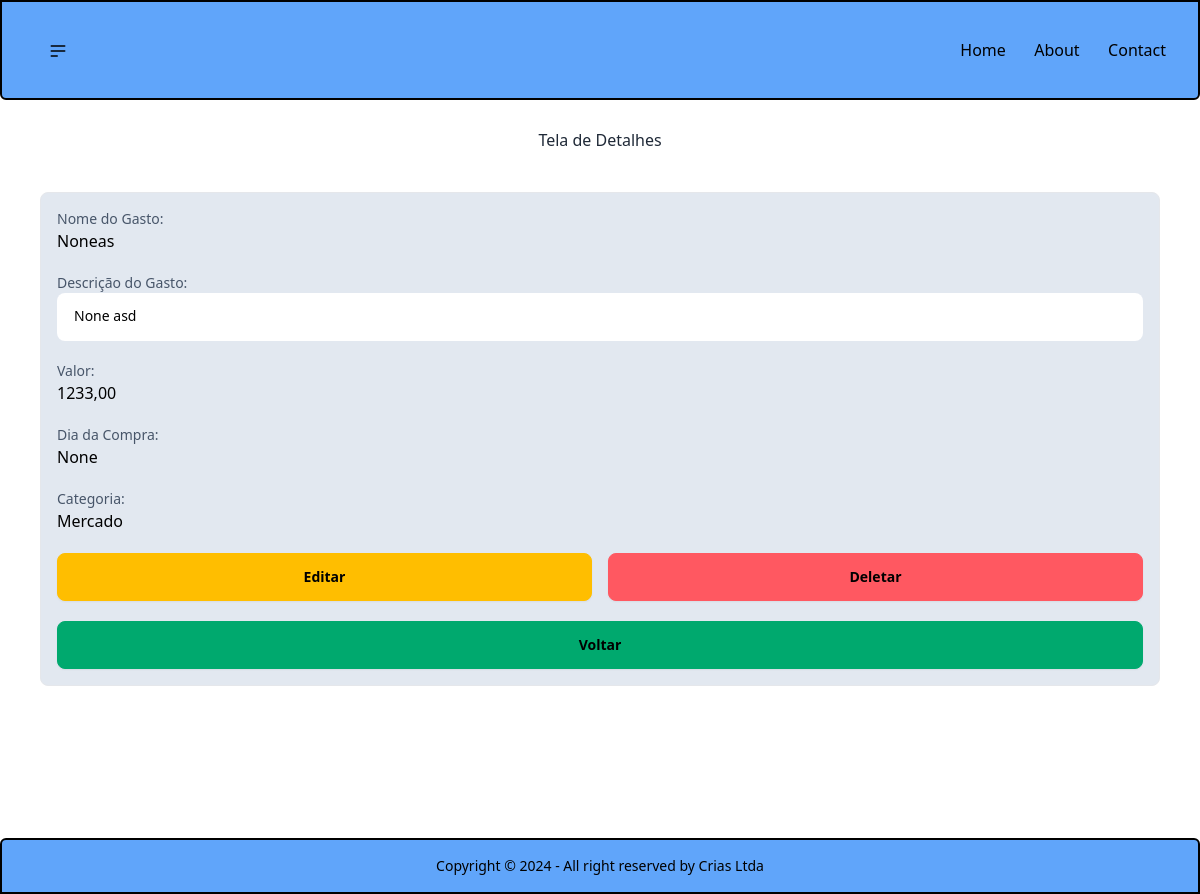
/info_gasto/7, run on an earlier commit of the app's database.
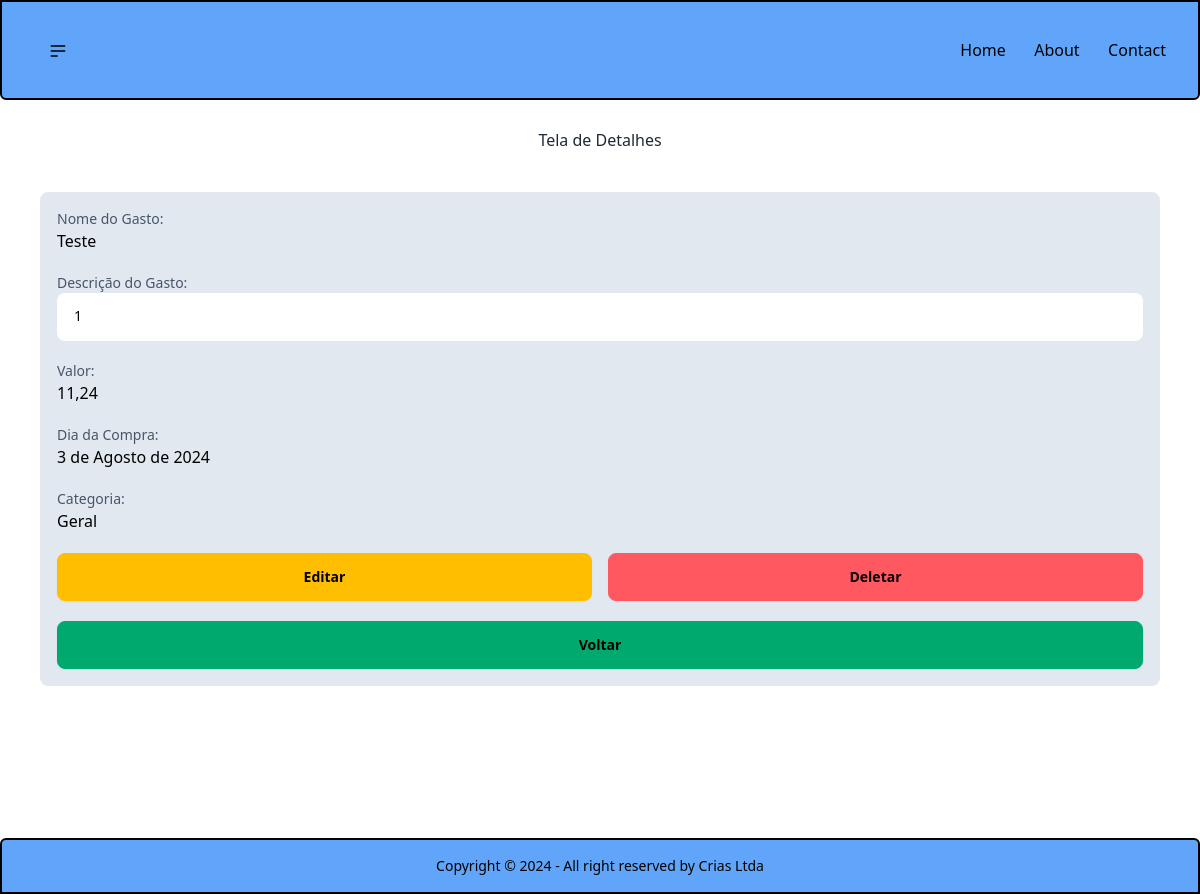
And on a later commit of the database.
### nota/models.py (models this page shows, shortened)
class Nota(models.Model):
    name = models.CharField(max_length=255, help_text='Titulo para a compra feita')
    description = models.TextField(max_length=255, blank=True, help_text='Descrição do que foi comprado')
    value = models.DecimalField(blank=True, max_digits=10, decimal_places=2, help_text='Valor da Compra')
    datetime = models.DateField(blank=True,  help_text='Dia em que a comprar foi efetuada')
    category = models.ForeignKey(Category, on_delete=models.CASCADE, help_text='Categoria da Comprar feita')

class Category(models.Model):
    name = models.CharField(max_length=255)
    def __str__(self):
        return self.name

### nota/views.py (the view)
# urls.py: path('info_gasto/<int:pk>', views.detail_gasto, name='info_gasto'),
def detail_gasto(request, pk):
    nota = get_object_or_404(Nota, pk=pk)
    return render(request, 'nota/crud/detail.html', context={'nota': nota})

### templates/nota/crud/detail.html
{% extends 'nota/base/base.html' %}
{% block content %}
    <h1 class="flex  justify-center"> Tela de Detalhes</h1>
    <div class="card text-black bg-slate-200 grid grid-cols-1 gap-5 justify-center border rounded-lg m-6 p-4 sm:m-10">
        <label class="form-control">
            <span class="label-text text-slate-600">Nome do Gasto: </span>
            <span>{{ nota.name }} </span>
        </label>
        <label class="form-control">
            <span class="label-text  text-slate-600">Descrição do Gasto: </span>
            <span class="textarea bg-white h-20 max-h-fit">{{ nota.description }} </span>
        </label>
        <label class="form-control">
            <span class="label-text text-slate-600">Valor: </span>
            <span>{{ nota.value }} </span>
        </label>
        <label class="form-control">
            <span class="label-text text-slate-600">Dia da Compra: </span>
            <span>{{ nota.datetime }} </span>
        </label>
        <label class="form-control">
            <span class="label-text text-slate-600">Categoria: </span>
            <span>{{ nota.category }} </span>
        </label>
    <div class="grid grid-cols-2 gap-4">
        <a href="{% url 'update_gasto' nota.id %}" class="btn btn-warning">Editar</a>
        <a href="{% url 'delete_gasto' nota.id %}" class="btn btn-error">Deletar</a>
    </div>
    <a href="{% url 'home' %}" class="btn btn-success"> Voltar</a>
    </div>
{% endblock %}

What changed in the data, as far as the page shows it:
changed Nota: name "Noneas" → "Teste"; description "None asd" → "1"; value "1233,00" → "11,24"; datetime "None" → "3 de Agosto de 2024"; category "Mercado" → "Geral"
